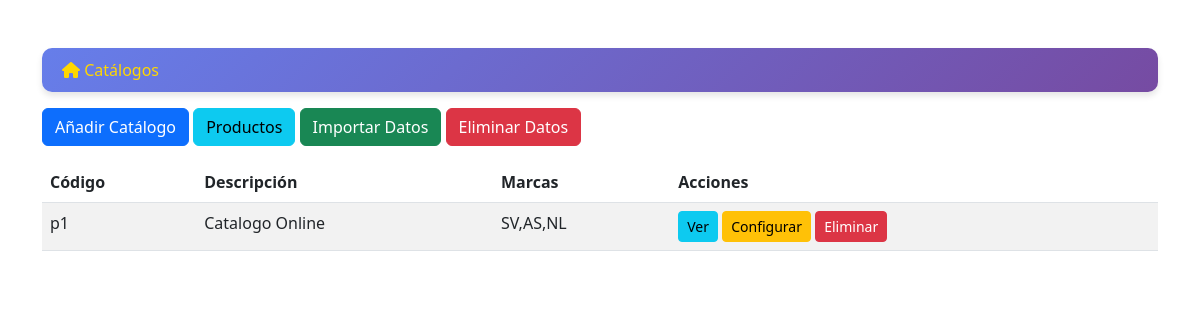
The app's page /, older data.
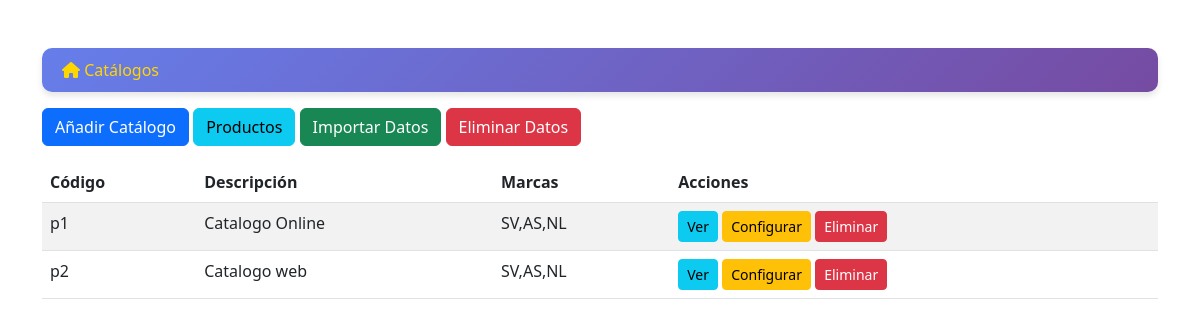
The same page, newer data.
### app.py (models this page shows, shortened)
class Catalogo(db.Model):
    id = db.Column(db.Integer, primary_key=True)
    codigo = db.Column(db.String(50), unique=True, nullable=False)
    descripcion = db.Column(db.String(200), nullable=False)
    marcas = db.Column(db.String(200), nullable=False)  # Separadas por coma

### app.py (the view)
@app.route('/')
def index():
    catalogos = Catalogo.query.all()
    return render_template('index.html', catalogos=catalogos)

### templates/index.html (shortened to what this page needs)
<!DOCTYPE html>
<html lang="es">
<head>
    <link href="https://cdn.jsdelivr.net/npm/bootstrap@5.3.0/dist/css/bootstrap.min.css" rel="stylesheet">
    <link rel="stylesheet" href="https://cdnjs.cloudflare.com/ajax/libs/font-awesome/6.0.0/css/all.min.css">
</head>
<body>
    <div class="container mt-5">
        <nav aria-label="breadcrumb">
            <ol class="breadcrumb breadcrumb-modern">
                <li class="breadcrumb-item active" aria-current="page"><i class="fas fa-home"></i> Catálogos</li>
            </ol>
        </nav>
        <button class="btn btn-primary mb-3" data-bs-toggle="modal" data-bs-target="#addModal">Añadir Catálogo</button>
        <a href="{{ url_for('productos') }}" class="btn btn-info mb-3">Productos</a>
        <a href="{{ url_for('importar') }}" class="btn btn-success mb-3">Importar Datos</a>
        <button class="btn btn-danger mb-3" data-bs-toggle="modal" data-bs-target="#deleteModal">Eliminar Datos</button>
        <table class="table table-striped">
            <thead>
                <tr>
                    <th>Código</th>
                    <th>Descripción</th>
                    <th>Marcas</th>
                    <th>Acciones</th>
                </tr>
            </thead>
            <tbody>
                {% for catalogo in catalogos %}
                <tr>
                    <td>{{ catalogo.codigo }}</td>
                    <td>{{ catalogo.descripcion }}</td>
                    <td>{{ catalogo.marcas }}</td>
                    <td>
                        <button class="btn btn-info btn-sm">Ver</button>
                        <a href="{{ url_for('configurar_catalogo', catalogo_id=catalogo.id) }}" class="btn btn-warning btn-sm">Configurar</a>
                        <a href="{{ url_for('delete_catalogo', id=catalogo.id) }}" class="btn btn-danger btn-sm">Eliminar</a>
                    </td>
                </tr>
                {% endfor %}
            </tbody>
        </table>
    </div>
</body>
</html>

Row changes from the older to the newer data that the page shows:
added Catalogo: codigo "p2", descripcion "Catalogo web", marcas "SV,AS,NL"
